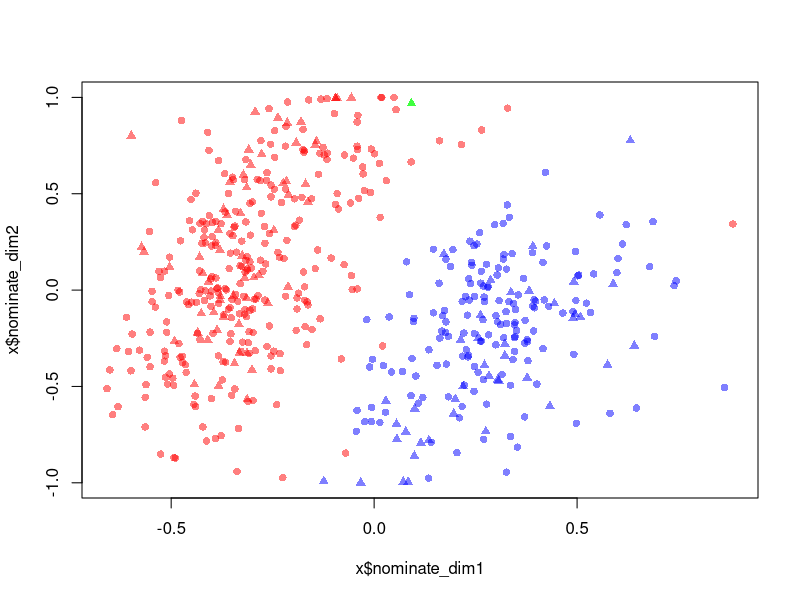
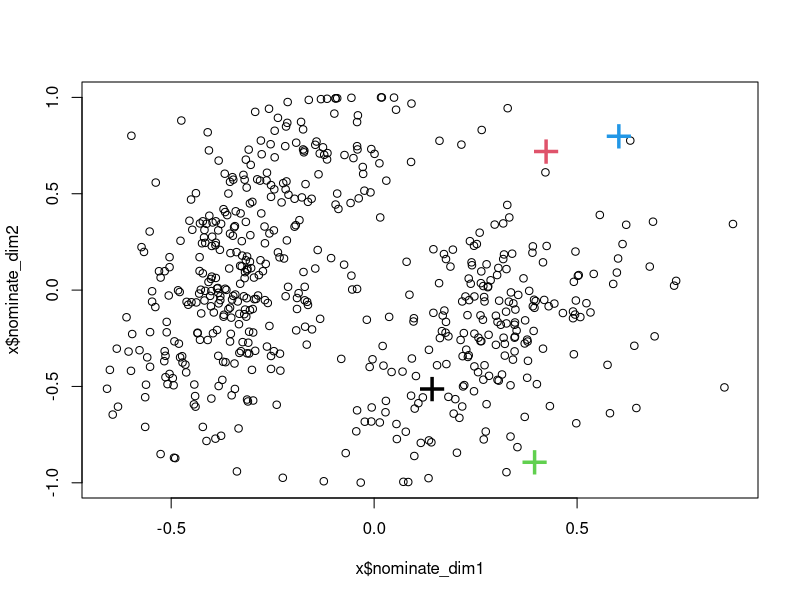
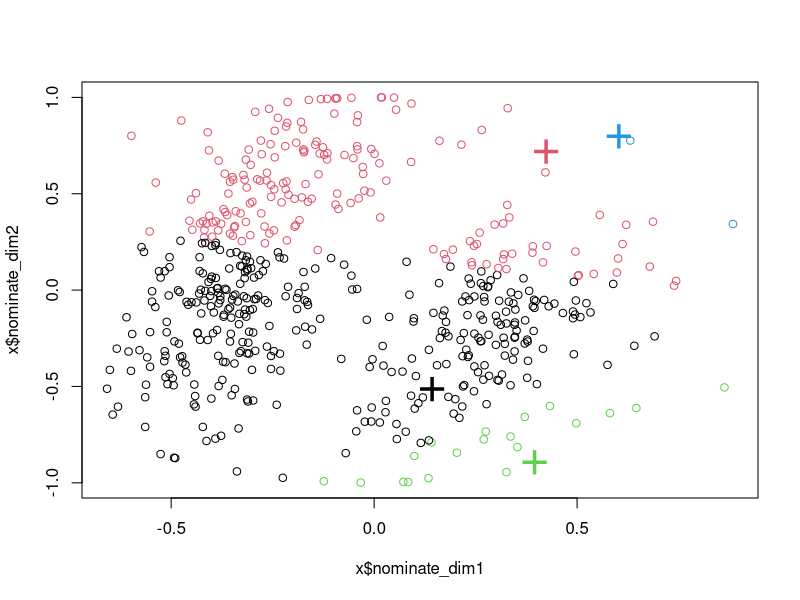
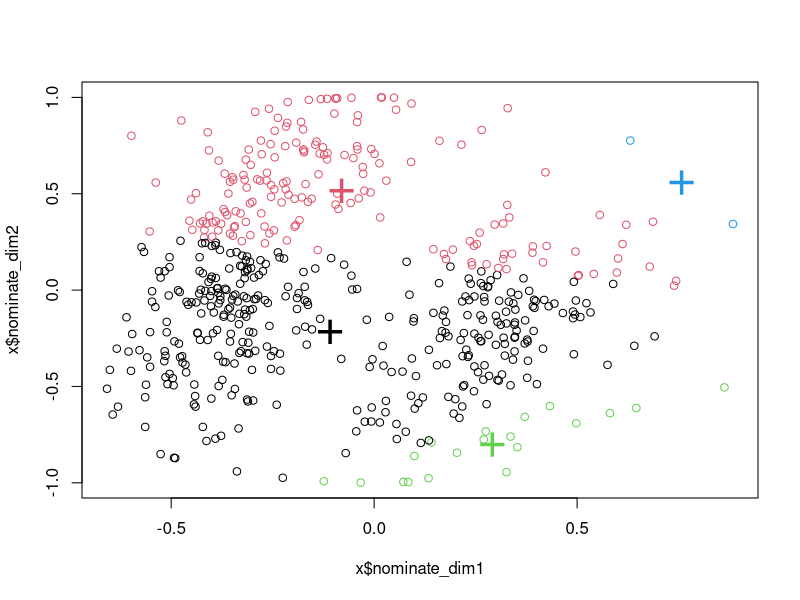
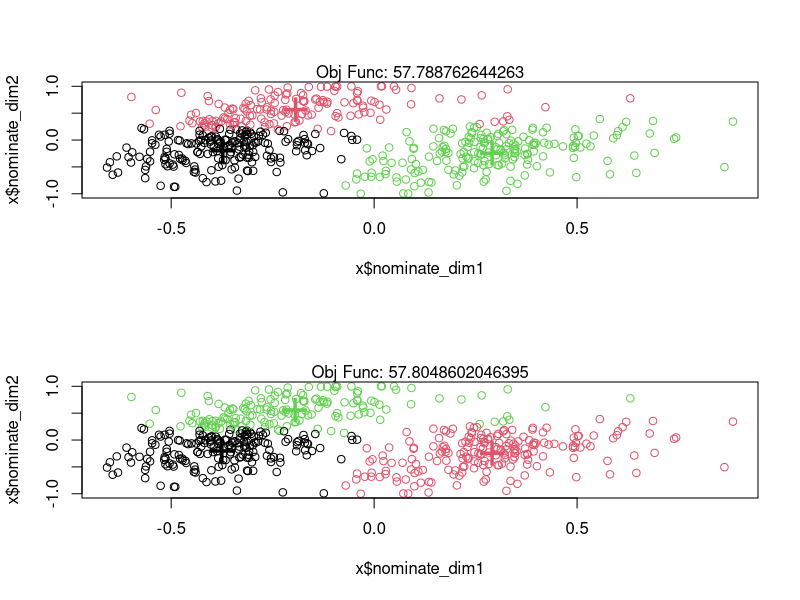

Write R code to recreate these figures, in order.
## ---- chunk 1
knitr::opts_chunk$set(echo = TRUE, root.dir = "~/dropbox/github/csslab/lab05/")
## ---- chunk 2
x <- read.csv("HS096_members.csv")

r <- rgb(red = 1, green = 0, blue = 0, alpha = .5, maxColorValue = 1)
b <- rgb(red = 0, green = 0, blue = 1, alpha = .5, maxColorValue = 1)
g <- rgb(red = 0, green = 1, blue = 0, alpha = .75, maxColorValue = 1)

plot(x = x$nominate_dim1, y = x$nominate_dim2,
     col = ifelse(x$party_code == 100, r,
                  ifelse(x$party_code == 200, b, g)),
     pch = ifelse(x$chamber == "House", 16, 17),
     cex = 1)
## ---- chunk 3
x <- x[,c("nominate_dim1", "nominate_dim2")]
## ---- chunk 4
set.seed(43525)
K <- 4
centers <- matrix(NA, nrow = K, ncol = ncol(x))
for(i in 1:ncol(centers)){
    centers[,i] <- runif(K, min = min(x[,i]), max = max(x[,i]))
}
colnames(centers) <- colnames(x)
rownames(centers) <- paste0("center", 1:K)
centers
## ---- chunk 5
plot(x = x$nominate_dim1, y = x$nominate_dim2,
     col = "black",
     cex = 1)
points(centers, pch = "+", cex = 3, col = 1:K)
## ---- chunk 6
new_assign <- rep(NA, nrow(x))
for(i in 1:nrow(x)){
    x_i <- x[i, ]
    dists <- rep(NA, K)
    for(j in 1:K){
        dists[j] <- dist(rbind(x_i, centers[j,]))
    }
    new_assign[i] <- which.min(dists)    
}
## ---- chunk 7
plot(x = x$nominate_dim1, y = x$nominate_dim2,
     col = new_assign,
     cex = 1)
points(centers, pch = "+", cex = 3, col = 1:K)
## ---- chunk 8
new_centers <- matrix(NA, nrow = K, ncol = ncol(x))
for(i in 1:nrow(new_centers)){
    new_centers[i,] <- colMeans(x[new_assign == i, ])
}
## ---- chunk 9
plot(x = x$nominate_dim1, y = x$nominate_dim2,
     col = new_assign,
     cex = 1)
points(new_centers, pch = "+", cex = 3, col = 1:K)
## ---- chunk 10
calc_loss <- function(x, K, centers){
    loss <- 0
    for(i in 1:nrow(x)){
        x_i <- x[i, ]
        dists <- rep(NA, K)
        for(j in 1:K){
            dists[j] <- dist(rbind(x_i, centers[j,]))
        }
        loss <- loss + min(dists)^2
    } 
    return(loss)
}


my_kmeans <- function(x, K, max_iter, eps, seed){
    set.seed(seed)
    # initialize random centroids
    centers <- matrix(NA, nrow = K, ncol = ncol(x))
    for(i in 1:ncol(centers)){
        centers[,i] <- runif(K, min = min(x[,i]), max = max(x[,i]))
    }
    # initial loss
    # uses t-1 centers and assignments given those centers
    old_loss <- calc_loss(x = x, K = K, centers = centers)
    
    change <- 2*eps
    iter <- 0
    while(change > eps & iter < max_iter){
        
        # assign each point to closest centroid
        assign <- rep(NA, nrow(x))
        for(i in 1:nrow(x)){
            x_i <- x[i, ]
            dists <- rep(NA, K)
            for(j in 1:K){
                dists[j] <- dist(rbind(x_i, centers[j,]))
            }
            assign[i] <- which.min(dists)
        }
        
        # calculate new centroids
        centers <- matrix(NA, nrow = K, ncol = ncol(x))
        for(i in 1:nrow(centers)){
            centers[i,] <- colMeans(x[assign == i, ])
        }
        
        # update change in loss
        new_loss <- calc_loss(x = x, K = K, centers = centers)
        change <- old_loss - new_loss
        old_loss <- new_loss
        
        iter <- iter + 1
    }

    return(list(assignments = assign, centers = centers, n_iter = iter, obj_func = old_loss))
}


out1 <- my_kmeans(x = x, K = 3, max_iter = 100, eps = .001, seed = 1234)
out2 <- my_kmeans(x = x, K = 3, max_iter = 100, eps = .001, seed = 9873)
## ---- chunk 11
par(mfrow = c(2,1))

plot(x = x$nominate_dim1, y = x$nominate_dim2,
     col = out1$assignments,
     cex = 1)
points(out1$centers, pch = "+", cex = 3, col = 1:K)
mtext(text = paste("Obj Func:", out1$obj_func))

plot(x = x$nominate_dim1, y = x$nominate_dim2,
     col = out2$assignments,
     cex = 1)
points(out2$centers, pch = "+", cex = 3, col = 1:K)
mtext(text = paste("Obj Func:", out2$obj_func))
